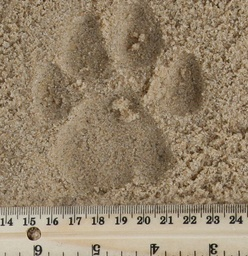
#> input picture Puma footprint images/Female Archback 1.jpg, 248 x 256 px, shrunk from 748 x 772 before the run, found by its file name
$ python circle_detection.py
#> lines starting #> are read from the running program, lines starting #| are printed output that depends on the picture
import cv2
import numpy as np

img = cv2.imread('images/Female Archback 1.jpg',0)
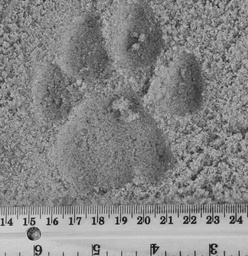
#> img: shape (256, 248); min 9, max 221, mean 134.1
img = cv2.medianBlur(img,5)
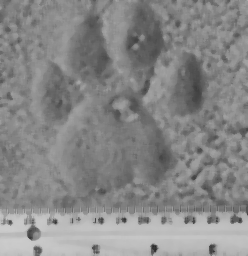
#> img: shape (256, 248); min 41, max 204, mean 135.6
cimg = cv2.cvtColor(img,cv2.COLOR_GRAY2BGR)

circles = cv2.HoughCircles(img,cv2.HOUGH_GRADIENT,1,20,
                            param1=50,param2=30,minRadius=0,maxRadius=0)
#> circles = 69 rows, first 8: [131.5, 123.5, 94.3], [111.5, 119.5, 87.4], [115.5, 139.5, 78.9], [90.5, 143.5, 81], [157.5, 129.5, 71.3], [76.5, 162.5, 60.6], [101.5, 56.5, 55.6], [188.5, 100.5, 57.7]

circles = np.uint16(np.around(circles))
#> circles = 69 rows, first 8: [132, 124, 94], [112, 120, 87], [116, 140, 79], [90, 144, 81], [158, 130, 71], [76, 162, 61], [102, 56, 56], [188, 100, 58]
for i in circles[0,:]:
    # draw the outer circle
    cv2.circle(cimg,(i[0],i[1]),i[2],(0,255,0),2)
    # draw the center of the circle
    cv2.circle(cimg,(i[0],i[1]),2,(0,0,255),3)
#> this loop made 69 passes
#> i on passes 1 to 12: [132, 124, 94], [112, 120, 87], [116, 140, 79], [90, 144, 81], [158, 130, 71], [76, 162, 61], [102, 56, 56], [188, 100, 58], [122, 58, 54], [62, 140, 61], [192, 70, 55], [116, 242, 122]
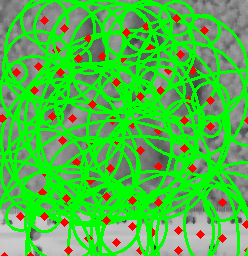
#> cimg: shape (256, 248, 3); mean B, G, R 68.9, 188.2, 78.3

cv2.imshow('detected circles',cimg)
cv2.waitKey(0)
cv2.destroyAllWindows()

$ run again, with Puma footprint images/Female Archback 2.jpg copied over Puma footprint images/Female Archback 1.jpg
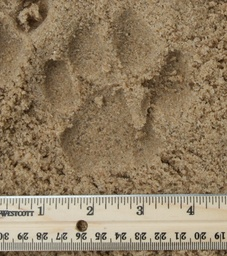
#> input picture Puma footprint images/Female Archback 2.jpg, 227 x 256 px, shrunk from 1020 x 1148 before the run, found by its file name
#> `img = cv2.medianBlur(img,5)`:
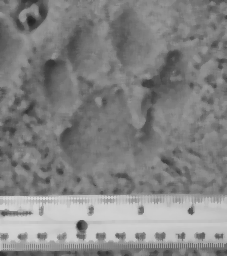
#> img: shape (256, 227); min 33, max 220, mean 131.3
#> `circles = cv2.HoughCircles(img,cv2.HOUGH_GRADIENT,1,20, param1=50,para..`: circles = 63 rows, first 8: [102.5, 118.5, 101.7], [122.5, 103.5, 94.6], [126.5, 155.5, 98.7], [90.5, 141.5, 82.3], [123.5, 126.5, 76.3], [149.5, 129.5, 68.9], [106.5, 157.5, 62.7], [153.5, 154.5, 47.6]
#> `circles = np.uint16(np.around(circles))`: circles = 63 rows, first 8: [102, 118, 102], [122, 104, 95], [126, 156, 99], [90, 142, 82], [124, 126, 76], [150, 130, 69], [106, 158, 63], [154, 154, 48]
#> the loop `for i in circles[0,:]:` made 63 passes
#> after the loop `for i in circles[0,:]:`:
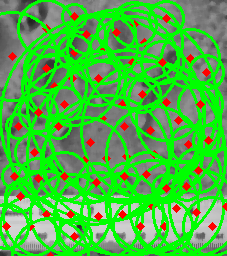
#> cimg: shape (256, 227, 3); mean B, G, R 66.8, 182.6, 76.4

$ run again, with Puma footprint images/Female Archback 3.jpg copied over Puma footprint images/Female Archback 1.jpg
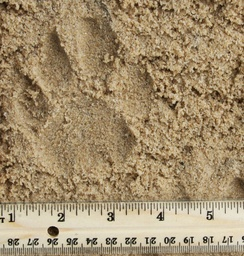
#> input picture Puma footprint images/Female Archback 3.jpg, 244 x 256 px, shrunk from 1172 x 1228 before the run, found by its file name
#> `img = cv2.medianBlur(img,5)`:
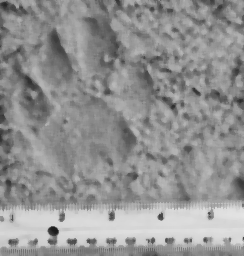
#> img: shape (256, 244); min 26, max 228, mean 146.4
#> `circles = cv2.HoughCircles(img,cv2.HOUGH_GRADIENT,1,20, param1=50,para..`: circles = 54 rows, first 8: [131.5, 135.5, 71.3], [124.5, 106.5, 75.4], [94.5, 120.5, 61.8], [52.5, 120.5, 43.6], [46.5, 169.5, 40.7], [58.5, 46.5, 42.2], [160.5, 106.5, 38.8], [189.5, 100.5, 34.4]
#> `circles = np.uint16(np.around(circles))`: circles = 54 rows, first 8: [132, 136, 71], [124, 106, 75], [94, 120, 62], [52, 120, 44], [46, 170, 41], [58, 46, 42], [160, 106, 39], [190, 100, 34]
#> the loop `for i in circles[0,:]:` made 54 passes
#> after the loop `for i in circles[0,:]:`:
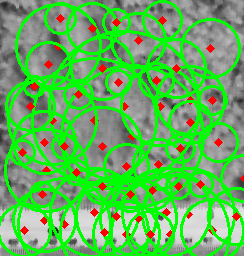
#> cimg: shape (256, 244, 3); mean B, G, R 92, 178.5, 100

$ run again, with Puma footprint images/Female Archback 4.jpg copied over Puma footprint images/Female Archback 1.jpg
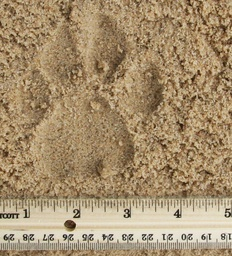
#> input picture Puma footprint images/Female Archback 4.jpg, 232 x 256 px, shrunk from 720 x 796 before the run, found by its file name
#> `img = cv2.medianBlur(img,5)`:
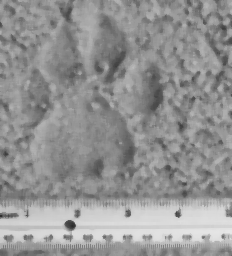
#> img: shape (256, 232); min 43, max 230, mean 147.7
#> `circles = cv2.HoughCircles(img,cv2.HOUGH_GRADIENT,1,20, param1=50,para..`: circles = 61 rows, first 8: [127.5, 135.5, 68.3], [84.5, 141.5, 62.4], [112.5, 150.5, 57.5], [55.5, 168.5, 37.7], [135.5, 207.5, 42.7], [116.5, 255.5, 89.3], [85.5, 209.5, 44.9], [166.5, 214.5, 41.4]
#> `circles = np.uint16(np.around(circles))`: circles = 61 rows, first 8: [128, 136, 68], [84, 142, 62], [112, 150, 58], [56, 168, 38], [136, 208, 43], [116, 256, 89], [86, 210, 45], [166, 214, 41]
#> the loop `for i in circles[0,:]:` made 61 passes
#> after the loop `for i in circles[0,:]:`:
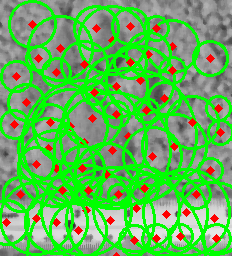
#> cimg: shape (256, 232, 3); mean B, G, R 88, 181.6, 97.9
